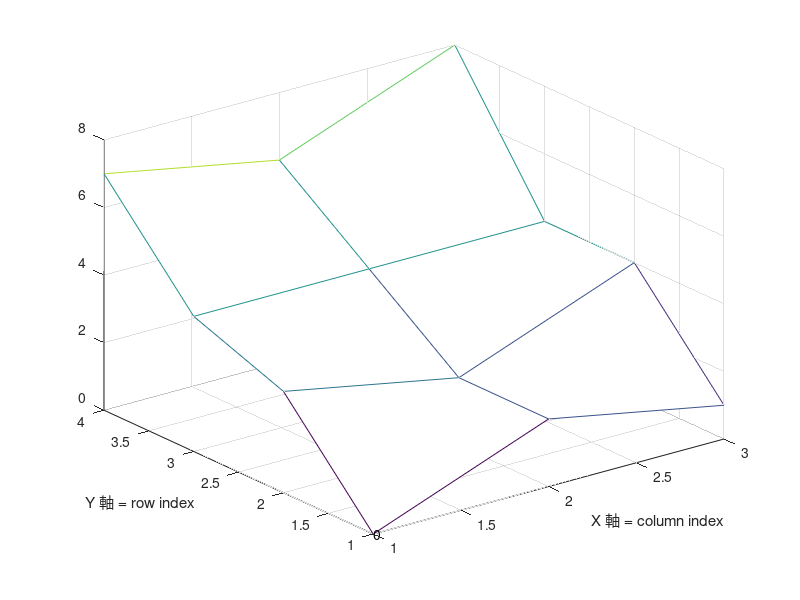

MATLAB code for this plot: (Note: this script raises an error after producing the figure.)
z = [0 2 1; 3 2 4; 4 4 4; 7 6 8];
mesh(z);
xlabel('X 軸 = column index');	% X 軸的說明文字
ylabel('Y 軸 = row index');	    % Y 軸的說明文字
% colormap(zeros(1,3));		    % 以黑色呈現

z = [0 2 1; 3 2 4; 4 4 4; 7 6 8];
mesh(z);
xlabel('X 軸 = column index');	% X 軸的說明文字
ylabel('Y 軸 = row index');	% Y 軸的說明文字

for i = 1:size(z, 1)
	for j = 1:size(z, 2)
		h=text(j, i, z(i, j), num2str(z(i, j)));		% 標示曲面高度
		set(h, 'hori', 'center', 'vertical', 'bottom', 'color', 'r');	% 改變位置及顏色
	end
end

%colormap(zeros(1, 3));		% 以黑色呈現


x = 3 : 6;
y = 5 : 9;
[xx, yy] = meshgrid(x, y);		% xx 和 yy 都是矩陣  
zz = xx .* yy;				% 計算函數值 zz，也是矩陣
subplot(2, 2, 1); mesh(xx);
title('xx'); axis tight
subplot(2, 2, 2); mesh(yy);
title('yy'); axis tight
subplot(2, 2, 3); mesh(xx, yy, zz);
title('zz 對 xx 及 yy 作圖'); axis tight

figure;
x = linspace(-2, 2, 25);	% 在 x 軸 [-2, 2] 之間取 25 點  
y = linspace(-2, 2, 25);	% 在 y 軸 [-2, 2] 之間取 25 點  
[xx, yy] = meshgrid(x, y);	% xx 和 yy 都是 25×25 的矩陣  
zz = xx .* exp(-xx .^ 2 - yy .^ 2);	% 計算函數值，zz 也是 25×25 的矩陣
mesh(xx, yy, zz);		% 畫出立體網狀圖 
%colormap(zeros(1, 3));		% 以黑色呈現

x = linspace(-2, 2, 25);		% 在 x 軸 [-2,2] 之間取 25 點  
y = linspace(-2, 2, 25);		% 在 y 軸 [-2,2] 之間取 25 點  
[xx, yy] = meshgrid(x, y);		% xx 和 yy 都是 25×25 的矩陣  
zz = xx .* exp(-xx .^ 2 - yy .^ 2);		% zz 也是 25×2 的矩陣  
surf(xx, yy, zz);				% 畫出立體曲面圖  
colormap('default')				% 顏色改回預設值


subplot(2, 2, 1);
peaks
% z =  3*(1-x).^2.*exp(-(x.^2) - (y+1).^2) 
% - 10*(x/5 - x.^3 - y.^5).*exp(-x.^2-y.^2) 
% - 1/3*exp(-(x+1).^2 - y.^2)
% MATLAB 提供了一個 peaks 函數，可產生一個凹凸有致的曲面，
% 包含了三個局部極大點（Local Maxima）及三個局部極小點（Local Minima)

subplot(2, 2, 2);
x = linspace(-3, 3, 50);		% 在 x 軸 [-2,2] 之間取 25 點  
y = linspace(-3, 3, 50);		% 在 y 軸 [-2,2] 之間取 25 點  
[xx, yy] = meshgrid(x, y);		% xx 和 yy 都是 25×25 的矩陣  
zz =  3*(1-xx).^2.*exp(-(xx.^2) - (yy+1).^2) ... 
- 10*(xx/5 - xx.^3 - yy.^5).*exp(-xx.^2-yy.^2) ... 
- 1/3*exp(-(xx+1).^2 - yy.^2);

surf(xx, yy, zz);	
colormap('default')
xlabel('x')
ylabel('y')
axis tight
title('Function Plots of Peaks')

subplot(2, 2, 3);
[x, y, z] = peaks;  
meshz(x, y, z);  
axis tight;

subplot(2, 2, 4);
x = linspace(-3, 3, 50);		% 在 x 軸 [-2,2] 之間取 25 點  
y = linspace(-3, 3, 50);		% 在 y 軸 [-2,2] 之間取 25 點  
[xx, yy] = meshgrid(x, y);		% xx 和 yy 都是 25×25 的矩陣  
zz =  3*(1-xx).^2.*exp(-(xx.^2) - (yy+1).^2) ... 
- 10*(xx/5 - xx.^3 - yy.^5).*exp(-xx.^2-yy.^2) ... 
- 1/3*exp(-(xx+1).^2 - yy.^2);

meshz(xx, yy, zz);	
colormap('default')
xlabel('x')
ylabel('y')
axis tight
title('Function Plots of Peaks')

figure
[x, y, z] = peaks;
waterfall(x,y,z); % waterfall 指令可在 x 方向或 y 方向產生水流效果
% meshc(x, y, z); % 等高線
axis tight;
